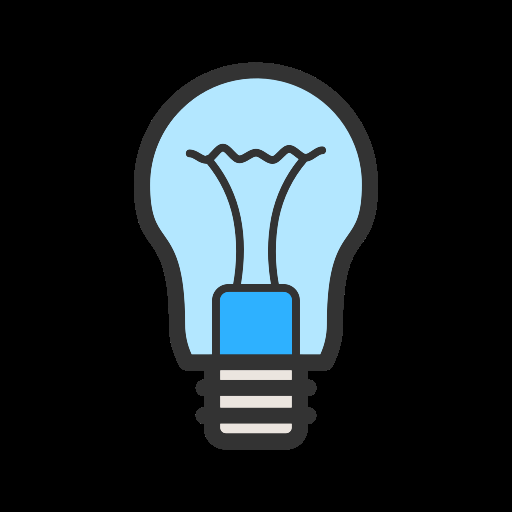
#> input picture imageProcress/blue.png, 512 x 512 px
$ python class5.py
#> lines starting #> are read from the running program, lines starting #| are printed output that depends on the picture; after the words box and inside, x2 and y2 are one past the last pixel; in counts of white or black regions, pixels touching at a corner belong together; pictures that were not available may be replaced by others from this repository, and a replacement may not be noted
import numpy as np
import matplotlib.pyplot as plt
class mycv2:
    COLOR_RGB2LAB=0
    COLOR_BGR2LAB=1
    COLOR_LAB2RGB=2
    COLOR_LAB2BGR=3
    COLOR_RGB2BGR=4
    COLOR_BGR2RGB=5
    IMREAD_GRAYSCALE=0
    IMREAD_COLOR=1
    @staticmethod
    def cvtColor(img,flag):
        if flag==mycv2.COLOR_RGB2LAB or flag==mycv2.COLOR_BGR2LAB:
            #归一化
            img_float=img.astype(np.float32)/255
            # RGB/BGR -> XYZ
            if flag==mycv2.COLOR_BGR2LAB:
                R,G,B=img_float[:,:,2],img_float[:,:,1],img_float[:,:,0]
            else:
                R,G,B=img_float[:,:,0],img_float[:,:,1],img_float[:,:,2]

            # 伽马校正
            def gamma_correction(channel):
                mask=channel>0.04045
                channel=np.where(mask,np.power((channel+0.055)/1.055,2.4),channel/12.92)
                return channel
            R=gamma_correction(R)
            G=gamma_correction(G)
            B=gamma_correction(B)
            # RGB -> XYZ D65标准
            X=R*0.4124564+G*0.3575761+B*0.1804375
            Y=R*0.2126729+G*0.7151522+B*0.0721750
            Z=R*0.0193339+G*0.1191920+B*0.9503041
            # XYZ -> LAB
            def f(t):
                delta=6.0/29.0
                mask=t>delta**3
                return np.where(mask,np.power(t,1.0/3.0),t/(3*delta**2)+4.0/29.0)
            fx=f(X/0.95047)
            fy=f(Y)
            fz=f(Z/1.08883)
            L=116.0*fy-16.0
            a=500.0*(fx-fy)
            b=200.0*(fy-fz)

            result=np.zeros_like(img,dtype=np.float32)
            result[:,:,0]=L*255.0/100.0  # L: [0,100] -> [0,255]
            result[:,:,1]=a+128.0       # a: [-127,127] -> [1,255]
            result[:,:,2]=b+128.0       # b: [-127,127] -> [1,255]
            result=np.clip(result,0,255).astype(np.uint8)
        elif flag==mycv2.COLOR_LAB2RGB or flag==mycv2.COLOR_LAB2BGR:
            # LAB -> XYZ -> RGB/BGR
            # OpenCV LAB格式转回标准LAB
            L=img[:,:,0].astype(np.float32)*100.0/255.0  # [0,255] -> [0,100]
            a=img[:,:,1].astype(np.float32)-128.0           # [0,255] -> [-128,127]
            b=img[:,:,2].astype(np.float32)-128.0           # [0,255] -> [-128,127]

            # LAB to XYZ
            fy=(L+16.0)/116.0
            fx=a/500.0+fy
            fz=fy-b/200.0

            def f_inv(t):
                delta=6.0/29.0
                mask=t>delta
                return np.where(mask,np.power(t,3),3*delta**2*(t-4.0/29.0))
            X=0.95047*f_inv(fx)
            Y=f_inv(fy)
            Z=1.08883*f_inv(fz)

            # XYZ to RGB
            R=X*3.2404542+Y*-1.5371385+Z*-0.4985314
            G=X*-0.9692660+Y*1.8760108+Z*0.0415560
            B=X*0.0556434+Y*-0.2040259+Z*1.0572252

            # 反伽马校正 (linear RGB to sRGB)
            def inv_gamma_correction(channel):
                mask=channel>0.0031308
                # 对于负值或极小值,直接使用线性部分
                result=np.where(mask,1.055*np.power(np.maximum(channel,0),1.0/2.4)-0.055,channel*12.92)
                return result

            R=inv_gamma_correction(R)
            G=inv_gamma_correction(G)
            B=inv_gamma_correction(B)

            # 使用float32数组存储结果,避免uint8溢出
            result=np.zeros_like(img,dtype=np.float32)
            if flag==mycv2.COLOR_LAB2BGR:
                result[:,:,0]=B*255.0
                result[:,:,1]=G*255.0
                result[:,:,2]=R*255.0
            else:  # LAB2RGB
                result[:,:,0]=R*255.0
                result[:,:,1]=G*255.0
                result[:,:,2]=B*255.0

            # 最后统一clip并转为uint8
            result=np.clip(result,0,255).astype(np.uint8)
        elif flag==mycv2.COLOR_RGB2BGR or flag==mycv2.COLOR_BGR2RGB:
            result=np.zeros_like(img)
            result[:,:,0]=img[:,:,2]
            result[:,:,1]=img[:,:,1]
            result[:,:,2]=img[:,:,0]
        return result

    def resize(img,size):
        result=np.zeros((size[1],size[0],img.shape[2]),dtype=img.dtype)
        y_scale=img.shape[0]/size[1]
        x_scale=img.shape[1]/size[0]
        for i in range(size[1]):
            for j in range(size[0]):
                src_y=int(i*y_scale)
                src_x=int(j*x_scale)
                result[i,j]=img[src_y,src_x]
        return result

    def histogram(img,bins,rangem):
        hist=np.zeros(bins,dtype=int)
        if len(img.shape)==1:
            for pixel in img:
                hist[pixel]+=1
            return hist
        hist_list=[]
        for ch in [img[:,:,i] for i in range(img.shape[2])]:
            hist=mycv2.histogram(ch,bins,rangem)
            hist_list.append(hist)
        return hist_list

    # [21 lines left out: function equalizeHist, not called in this run]

    def LUT(img,lut):
        if len(img.shape)==2:
            return lut[img]
        result=np.zeros_like(img)
        for i in range(img.shape[2]):
            result[:,:,i]=lut[img[:,:,i]]
        return result

    def CLAHE(img,clipLimit=2.0,tileGridSize=(8,8)):
        if len(img.shape)==2:# 灰度图
            h,w=img.shape
            tile_h=h//tileGridSize[1]
            tile_w=w//tileGridSize[0]

            # 为每个tile计算映射函数(LUT)
            lut_map=np.zeros((tileGridSize[1],tileGridSize[0],256),dtype=np.uint8)

            for i in range(tileGridSize[1]):
                for j in range(tileGridSize[0]):
                    y0=i*tile_h
                    y1=(i+1)*tile_h if i != tileGridSize[1]-1 else h
                    x0=j*tile_w
                    x1=(j+1)*tile_w if j != tileGridSize[0]-1 else w
                    tile=img[y0:y1,x0:x1]
                    hist=mycv2.histogram(tile.flatten(),256,[0,256])
                    # 裁剪直方图
                    excess=np.sum(np.maximum(hist-clipLimit,0))
                    hist=np.minimum(hist,clipLimit)
                    hist+=excess//256
                    cdf=hist.cumsum()
                    cdf_mapped=np.ma.masked_equal(cdf,0)
                    cdf_mapped=(cdf_mapped-cdf_mapped.min())*255/(cdf_mapped.max()-cdf_mapped.min())
                    cdf_final=np.ma.filled(cdf_mapped,0).astype(np.uint8)
                    lut_map[i,j]=cdf_final

            # 使用双线性插值对每个像素进行映射
            result=np.zeros_like(img)

            for y in range(h):
                for x in range(w):
                    # 计算当前像素所在tile的浮点坐标
                    tile_y=(y + 0.5) / tile_h - 0.5
                    tile_x=(x + 0.5) / tile_w - 0.5

                    # 限制在有效范围内
                    tile_y=np.clip(tile_y,0,tileGridSize[1] - 1)
                    tile_x=np.clip(tile_x,0,tileGridSize[0] - 1)

                    # 获取四个相邻tile的索引
                    y0=int(np.floor(tile_y))
                    y1=min(y0 + 1,tileGridSize[1] - 1)
                    x0=int(np.floor(tile_x))
                    x1=min(x0 + 1,tileGridSize[0] - 1)

                    # 计算插值权重
                    wy=tile_y - y0
                    wx=tile_x - x0

                    # 获取当前像素值
                    pixel_val=img[y,x]

                    # 从四个相邻tile的LUT中获取映射值
                    val_00=lut_map[y0,x0,pixel_val]
                    val_01=lut_map[y0,x1,pixel_val]
                    val_10=lut_map[y1,x0,pixel_val]
                    val_11=lut_map[y1,x1,pixel_val]

                    # 双线性插值
                    val_0=val_00 * (1 - wx) + val_01 * wx
                    val_1=val_10 * (1 - wx) + val_11 * wx
                    result[y,x]=val_0 * (1 - wy) + val_1 * wy

            result=result.astype(np.uint8)
        else:# 彩色图
            channels =[img[:,:,i] for i in range(img.shape[2])]
            clahe_channels=[]
            for ch in channels:
                clahe_ch=mycv2.CLAHE(ch,clipLimit,tileGridSize)
                clahe_channels.append(clahe_ch)
            result=np.stack(clahe_channels,axis=2)
        return result

    # [26 lines left out: functions imdecode, imread, not called in this run]
import cv2
tree=cv2.imread('./blue.png')[:,:,::-1]
vegetables=cv2.imread('bulb-on.png')[:,:,::-1]
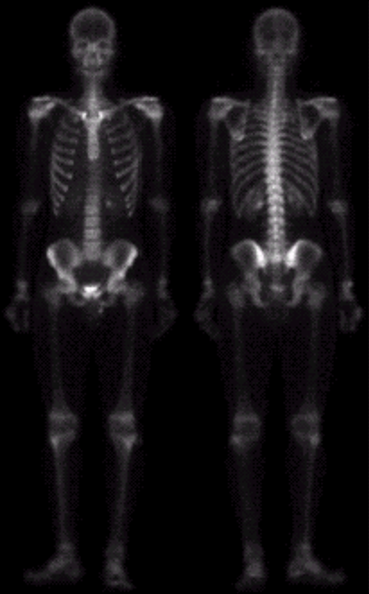
#> input picture imageProcress/body.png, 369 x 594 px, given in place of bulb-on.png, which was not available
#> vegetables is the input picture: shape (594, 369, 3); mean R, G, B 18.9, 16.8, 18.9
tree=mycv2.resize(tree,vegetables.shape[1::-1])
tree_lab=mycv2.cvtColor(tree,mycv2.COLOR_RGB2LAB)
#> in gamma_correction, `mask=channel>0.04045`:
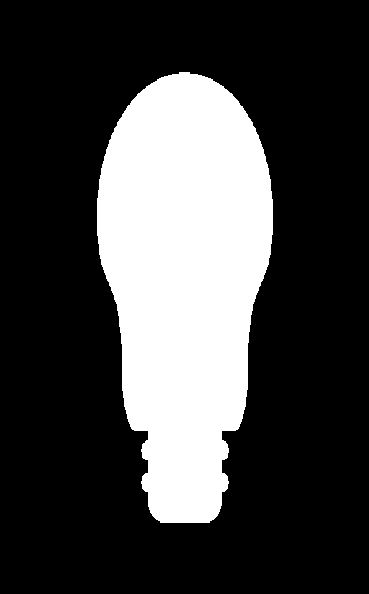
#> mask: shape (594, 369) bool; 26.1% white; 1 white region, box (x1, y1, x2, y2) and area: (97, 72, 273, 523) 57281
#> in f (call 3), `return np.where(mask,np.power(t,1.0/3.0),t/(3*delta**2)+4.0/29.0)`:
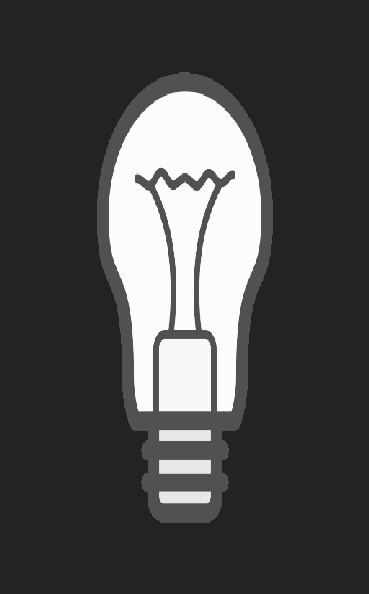
#> returned value: shape (594, 369) float32; min 0.138, max 0.989, mean 0.295
#> in cvtColor, `b=200.0*(fy-fz)`:
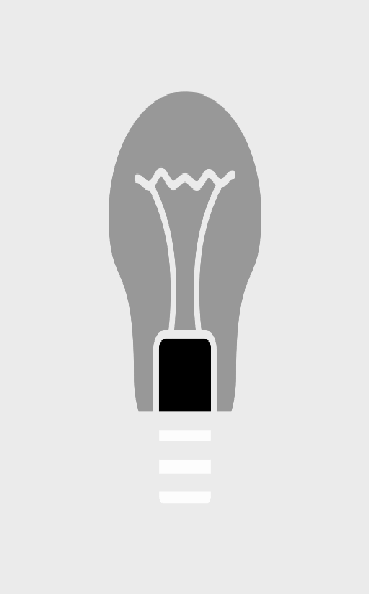
#> b: shape (594, 369) float32; min -48.19, max 4.01, mean -3.15; drawn with min black and max white
#> in cvtColor, `result[:,:,1]=a+128.0`:
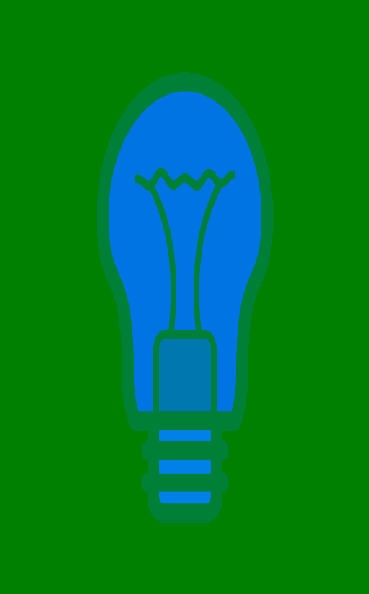
#> result: shape (594, 369, 3) float32; mean of channels 0, 1, 2 41.7, 126.3, 0; drawn as B, G, R
#> in cvtColor, `result[:,:,2]=b+128.0`:
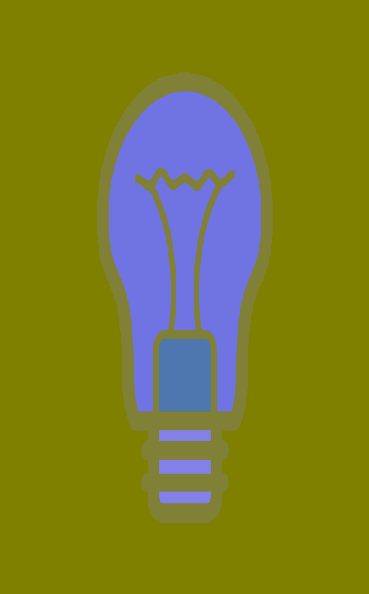
#> result: shape (594, 369, 3) float32; mean of channels 0, 1, 2 41.7, 126.3, 124.9; drawn as B, G, R
vegetables_lab=mycv2.cvtColor(vegetables,mycv2.COLOR_RGB2LAB)
#> in f (call 4), `mask=t>delta**3`:
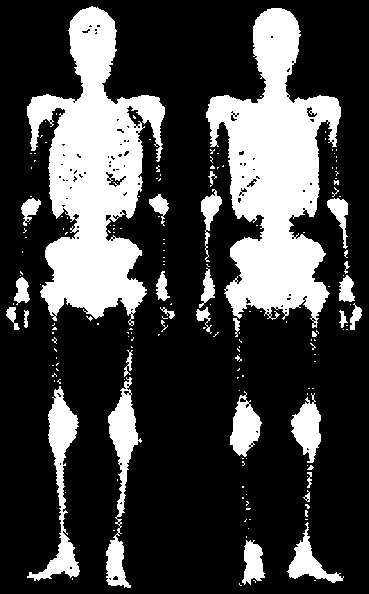
#> mask: shape (594, 369) bool; 26.2% white; 177 white regions (143 under 20 px), largest, box (x1, y1, x2, y2) and area: (27, 6, 165, 326) 21884, (206, 8, 341, 328) 21830, (27, 386, 80, 581) 2716
#> (the rest of the program and of its run is left out)
